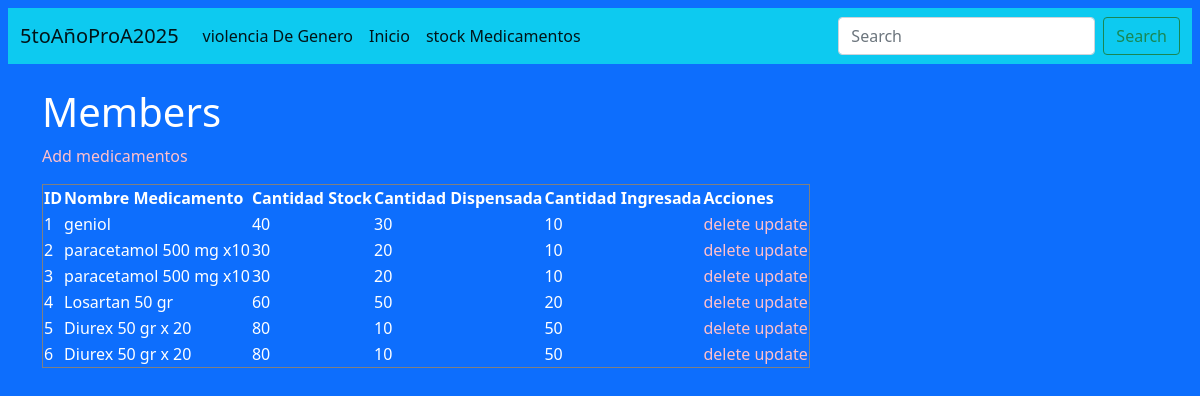
/medicamentos/index, run on an earlier commit of the app's database.
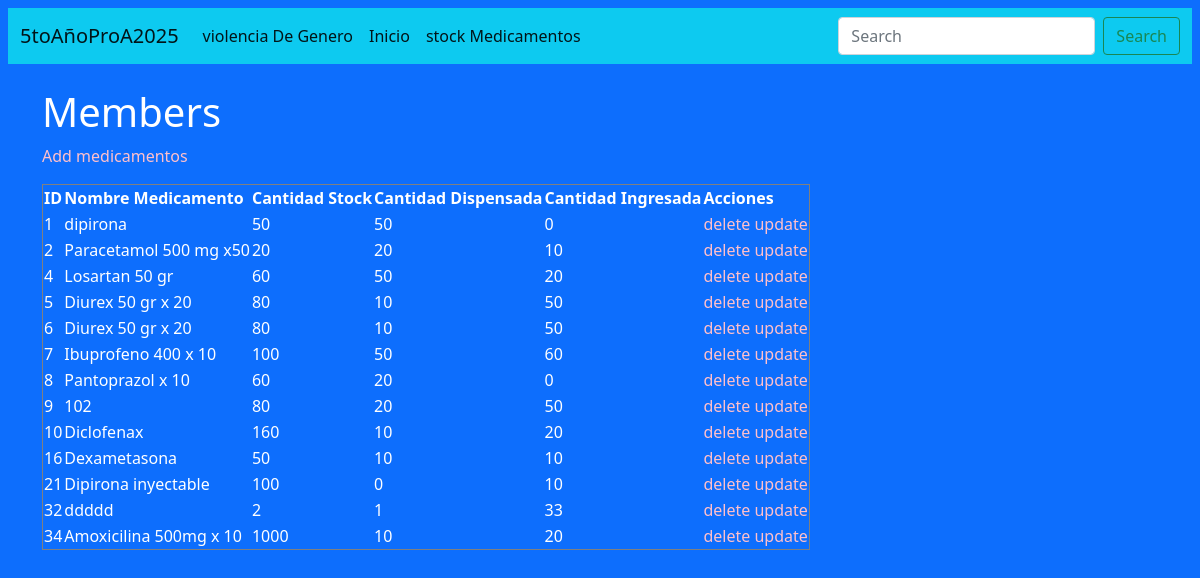
And on a later commit of the database.
### medicamentos/models.py (models this page shows)
class Medicamentos(models.Model):
  id = models.AutoField(primary_key=True)
  nombreMedicamento = models.CharField(max_length=255)
  cantidadStock = models.IntegerField(max_length=255)
  cantDispensada= models.IntegerField(max_length=255)
  cantIngresada=models.IntegerField(max_length=255)

### medicamentos/views.py (the view)
# urls.py: path('index', views.index, name='index'),
def index(request):
  mymembers = Medicamentos.objects.all().values()
  template = loader.get_template('index.html')
  context = {
    'mymembers': mymembers,
  }
  return HttpResponse(template.render(context, request))

### medicamentos/templates/index.html (shortened to what this page needs)
{% extends 'base.html' %}
{% load static %}
{% block contenido %}
<h1>Members</h1>
<table border="1">
<tr>
    <th>ID</th>
    <th>Nombre Medicamento</th>
    <th>Cantidad Stock</th>
    <th>Cantidad Dispensada</th>
    <th>Cantidad Ingresada</th>
    <th>Acciones</th>
</tr>
{% for x in mymembers %}
<tr>
    <td>{{ x.id }}</td>
    <td>{{ x.nombreMedicamento }}</td>
    <td>{{ x.cantidadStock }}</td>
    <td>{{ x.cantDispensada }}</td>
    <td>{{ x.cantIngresada }}</td>
    <td>
        <a href="delete/{{ x.id }}">delete</a>
        <a href="update/{{ x.id }}">update</a>
    </td>
</tr>
{% endfor %}
<p>
<a href="add/">Add medicamentos</a>
</p>
{% endblock contenido %}

### medicamentos/templates/base.html (shortened to what this page needs)
{% load static %}
<!Doctype html>
<html lang="en">
  <head>
    <link rel="stylesheet" href="https://cdn.jsdelivr.net/npm/bootstrap@5.0.2/dist/css/bootstrap.min.css">
  </head>
  <body class="bg-primary p-2 text-white">
    <nav class="navbar navbar-expand-lg navbar-light bg-info">
        <div class="container-fluid">
          <a class="navbar-brand" href="#">5toAñoProA2025</a>
          <div class="collapse navbar-collapse" id="navbarSupportedContent">
            <ul class="navbar-nav me-auto mb-2 mb-lg-0">
              <li class="nav-item">
                <a class="nav-link active" aria-current="page" href="{% url 'violenciaDeGenero' %}">violencia De Genero</a>
              </li>
                 <li class="nav-item">
                 <a class="nav-link active" aria-current="page" href="{% url 'inicio' %}">Inicio</a>
                 </li>
                  <li class="nav-item">
                  <a class="nav-link active" aria-current="page" href="{% url 'index' %}">stock Medicamentos</a>
                 </li>
            </ul>
            <form class="d-flex">
              <input class="form-control me-2" type="search" placeholder="Search" aria-label="Search">
              <button class="btn btn-outline-success" type="submit">Search</button>
            </form>
          </div>
        </div>
      </nav>
      <div class="container">
        <div class="row">
            <div class="col-12">
              <br>
                {% block contenido %}{% endblock contenido %}
            </div>
        </div>
      </div>
  </body>
</html>

### medicamentos/templates/base.html (style rules this page uses)
a { color:pink; text-decoration:none; }

What changed in the data, as far as the page shows it:
removed Medicamentos: id "3", nombreMedicamento "paracetamol 500 mg x10", cantidadStock "30", cantDispensada "20", cantIngresada "10"
changed Medicamentos id 1: nombreMedicamento "geniol" → "dipirona"; cantidadStock "40" → "50"; cantDispensada "30" → "50"; cantIngresada "10" → "0"
changed Medicamentos id 2: nombreMedicamento "paracetamol 500 mg x10" → "Paracetamol 500 mg x50"; cantidadStock "30" → "20"
added Medicamentos: id "7", nombreMedicamento "Ibuprofeno 400 x 10", cantidadStock "100", cantDispensada "50", cantIngresada "60"
added Medicamentos: id "8", nombreMedicamento "Pantoprazol x 10", cantidadStock "60", cantDispensada "20", cantIngresada "0"
added Medicamentos: id "9", nombreMedicamento "102", cantidadStock "80", cantDispensada "20", cantIngresada "50"
added Medicamentos: id "10", nombreMedicamento "Diclofenax", cantidadStock "160", cantDispensada "10", cantIngresada "20"
added Medicamentos: id "16", nombreMedicamento "Dexametasona", cantidadStock "50", cantDispensada "10", cantIngresada "10"
added Medicamentos: id "21", nombreMedicamento "Dipirona inyectable", cantidadStock "100", cantDispensada "0", cantIngresada "10"
added Medicamentos: id "32", nombreMedicamento "ddddd", cantidadStock "2", cantDispensada "1", cantIngresada "33"
added Medicamentos: id "34", nombreMedicamento "Amoxicilina 500mg x 10", cantidadStock "1000", cantDispensada "10", cantIngresada "20"
